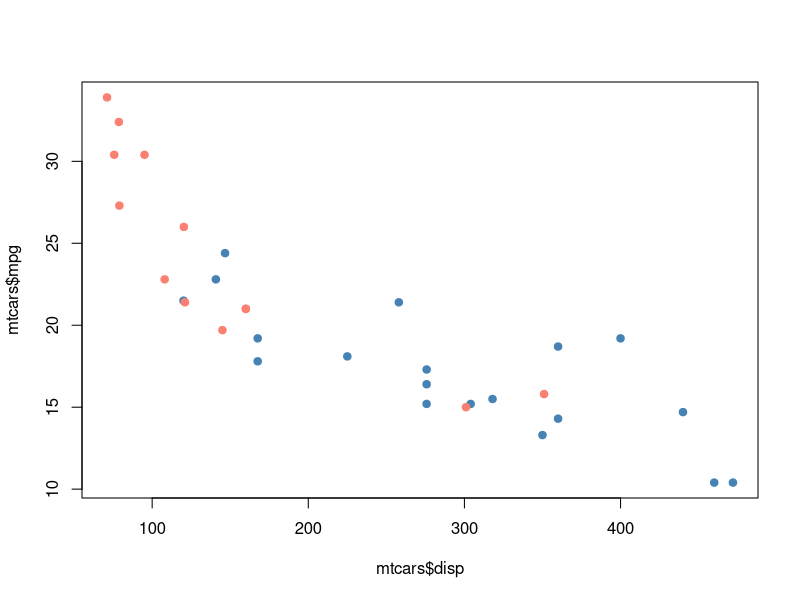
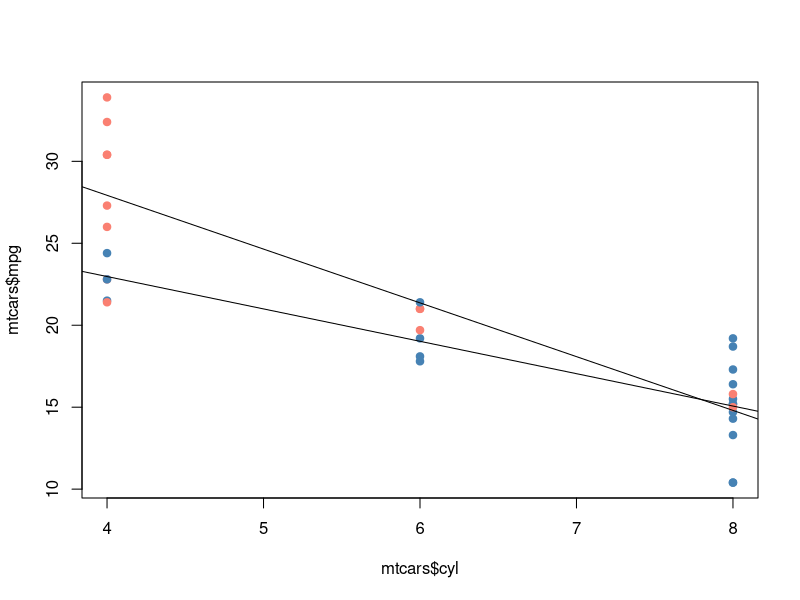
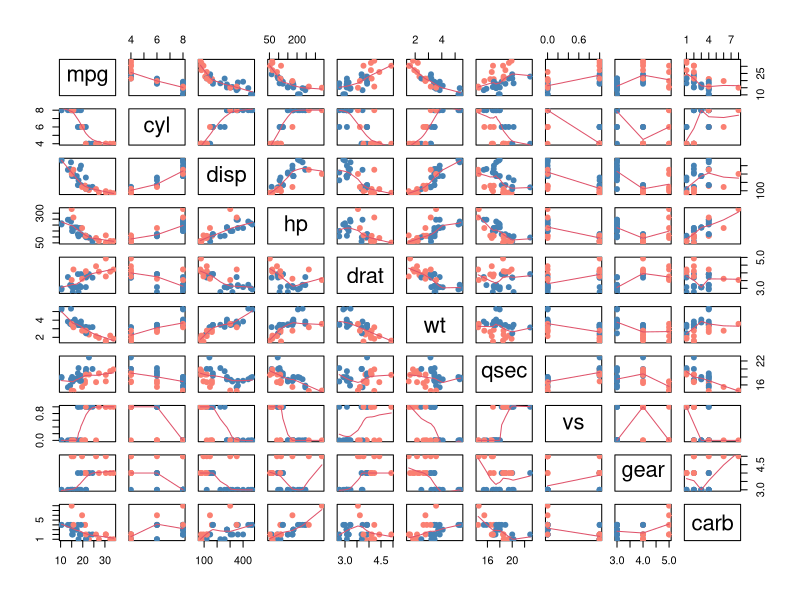
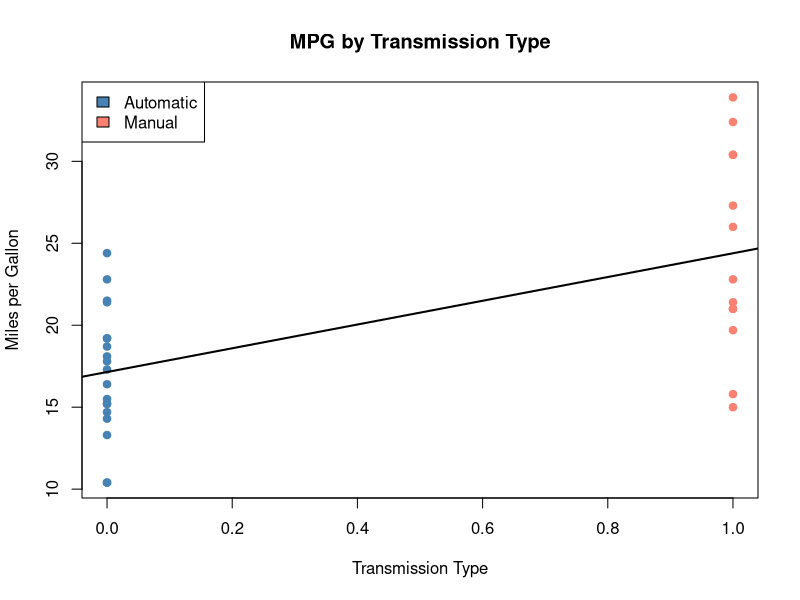
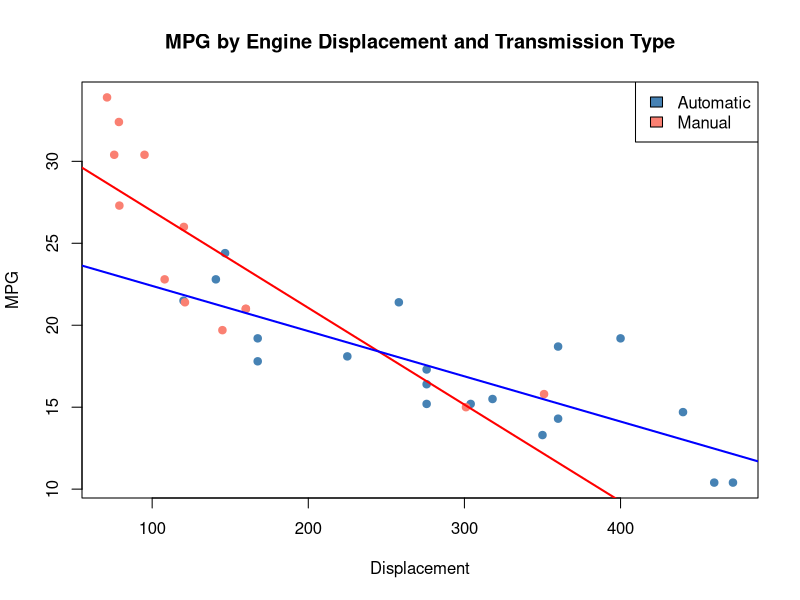

Write the R code that produced these figures, in order.
## ---- chunk 1
library(datasets)
data(mtcars)
## ---- chunk 2
#qplot(mtcars$disp, mtcars$mpg, color=mtcars$am)
plot(mtcars$disp, mtcars$mpg, col=ifelse(mtcars$am==1, "salmon", "steelblue"), pch=19)
## ---- chunk 3
plot(mtcars$cyl, mtcars$mpg, col=ifelse(mtcars$am==1, "salmon", "steelblue"), pch=19)
abline(lm(mpg~cyl, data=subset(mtcars, mtcars$am==1)))
abline(lm(mpg~cyl, data=subset(mtcars, mtcars$am==0)))
## ---- chunk 4
lmtest <- lm(mpg~am*cyl + am*disp + am*hp + am*drat + am*wt + am*qsec + am*vs + am*gear + am*carb, data=mtcars)
summary(lmtest)
## ---- chunk 5
pairs(mtcars[,-9], panel=panel.smooth, col=ifelse(mtcars$am==1, "salmon", "steelblue"), pch=19)
## ---- chunk 6
plot(mtcars$am, mtcars$mpg, pch=19, col=ifelse(mtcars$am==1, "salmon", "steelblue"), xlab="Transmission Type", ylab="Miles per Gallon", main="MPG by Transmission Type")
legend("topleft", fill=c("steelblue", "salmon"), legend=c("Automatic", "Manual"))
lmobvious <- lm(mpg~am, data=mtcars)
abline(lmobvious, lwd=2)
## ---- chunk 7
#base set from exploration
lmex <- lm(mpg~cyl + disp + drat + qsec + gear + carb, data=mtcars)
#winnow 1
lmex2 <- lm(mpg~carb + disp + gear + drat, data=mtcars)
#winnow 2
lmex3 <- lm(mpg~carb + disp + gear, data=mtcars)
## everything now significant
## ---- chunk 8
#reconfirm with ANOVA
testfit1 <- lm(mpg~carb + disp + gear, data=mtcars)
testfit2 <- lm(mpg~carb + disp + gear + drat, data=mtcars)
testfit3 <- lm(mpg~carb + disp + gear + drat + qsec, data=mtcars)
anova(testfit1, testfit2, testfit3)
## ---- chunk 9
finMod <- lm(mpg~ am*carb + am*disp + am*gear, data=mtcars)
## ---- chunk 10
plot(mtcars$disp, mtcars$mpg, pch=19, col=ifelse(mtcars$am==1, "salmon", "steelblue"), main="MPG by Engine Displacement and Transmission Type", xlab="Displacement", ylab="MPG")
abline(lm(mpg~disp, data=subset(mtcars, mtcars$am==1)), col="red", lwd=2)
abline(lm(mpg~disp, data=subset(mtcars, mtcars$am==0)), col="blue", lwd=2)
legend("topright", fill=c("steelblue", "salmon"), legend=c("Automatic", "Manual"))
## ---- chunk 11
testlm <- lm(mpg~disp, data=mtcars)
## ---- chunk 12
testlm2 <- lm(mpg~disp*am, data=mtcars)
